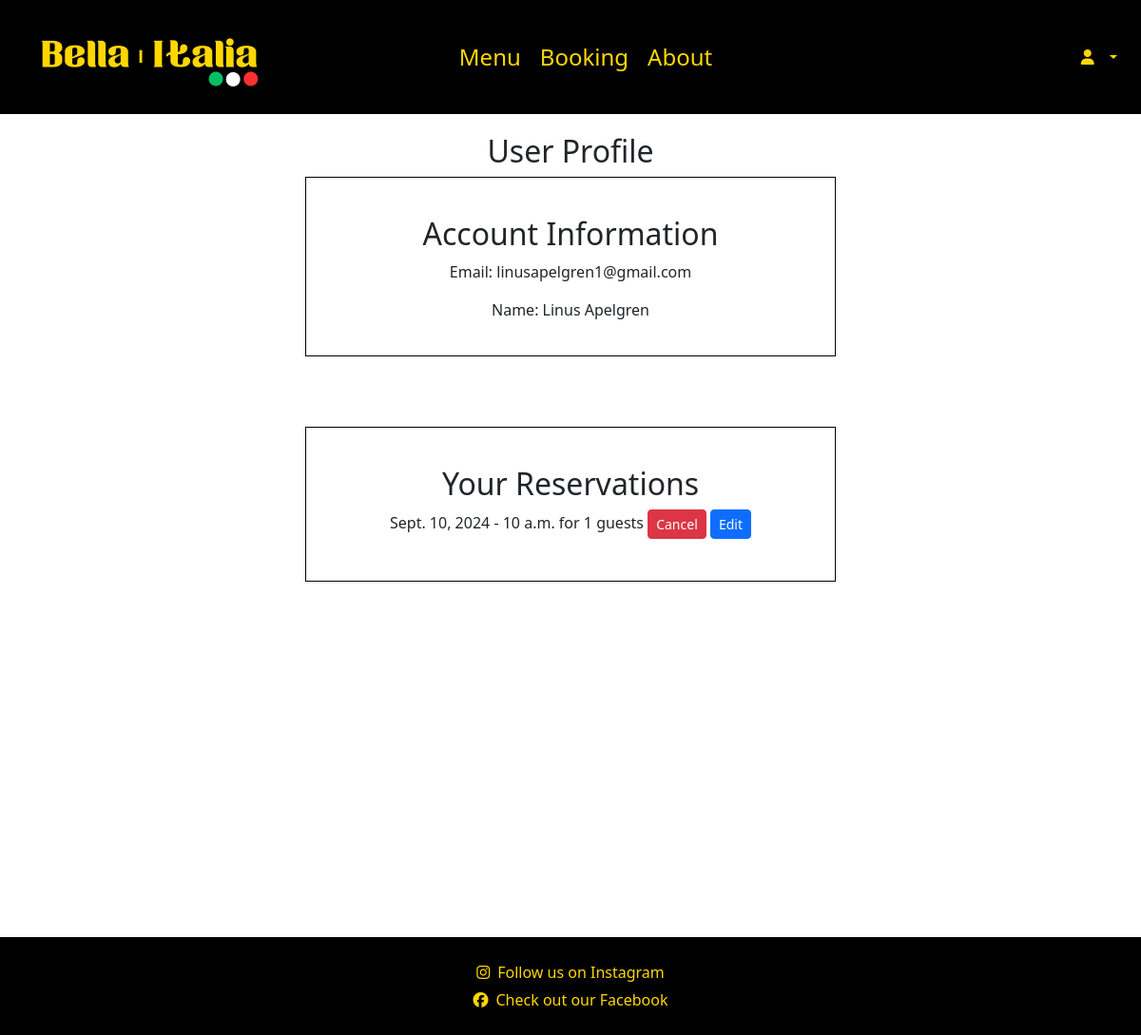
Page /accounts/profile/ (signed in) on the committed database.
### booking/models.py (models this page shows, shortened)
class Reservation(models.Model):
    user = models.ForeignKey(settings.AUTH_USER_MODEL, on_delete=models.CASCADE, related_name='reservations')
    name = models.CharField(max_length=100)
    phone_number = models.CharField(max_length=20)
    guests = models.PositiveIntegerField()  # Ensures positive integer
    date = models.DateField()
    time = models.TimeField()  # Change to TimeField
    created_at = models.DateTimeField(auto_now_add=True)

### accounts/views.py (the view)
# urls.py: path("profile/", login_required(profile), name="profile"),
@login_required
def profile(request):
    return render(request, 'accounts/profile.html')

### accounts/templates/accounts/profile.html
{% extends "base.html" %}
{% load static %}
{% block content %}
<h2>User Profile</h2>
<div class="container min-vh-100 d-flex align-items-center" style="flex-direction: column;">
    <div class="user-info text-center mb-4 d-flex align-items-center">
        <h2>Account Information</h2>
        <p>Email: {{ user.email }}</p>
        <p>Name: {{ user.first_name }} {{ user.last_name }}</p>
    </div>
    <div class="booked-times text-center d-flex align-items-center">
        <h2>Your Reservations</h2>
        <ul class="list-unstyled">
            {% for reservation in user.reservations.all %}
                <li class="mb-2">
                    {{ reservation.date }} - {{ reservation.time }} for {{ reservation.guests }} guests
                    <a href="{% url 'cancel_reservation' reservation.id %}" class="btn btn-danger btn-sm ml-2">Cancel</a>
                    <a href="{% url 'edit_reservation' reservation.id %}" class="btn btn-primary btn-sm ml-2">Edit</a>
                </li>
            {% empty %}
                <li>No reservations found.</li>
            {% endfor %}
        </ul>
    </div>
</div>
{% endblock %}

### static/css/styles.css (style rules this page uses)
body { margin: 0; padding-top: 120px; font-family: Arial, sans-serif; display: flex; flex-direction: column; min-height: 100vh; position: relative; }
.user-info { flex-direction: column; border: 1px solid black; width: fit-content; padding: 20px; }
.booked-times { flex-direction: column; border: 1px solid black; width: fit-content; padding: 20px; margin-top: 50px; }
h2 { display: flex; justify-content: center; align-items: center; padding-top: 20px; }
.user-info, .booked-times { width: 50%; }

### rows in the picture
Reservation: date "Sept. 10, 2024", time "10 a.m.", guests "1"

### other values in the picture
{{ user.email }} "linusapelgren1@gmail.com"
{{ user.first_name }} "Linus"
{{ user.last_name }} "Apelgren"
